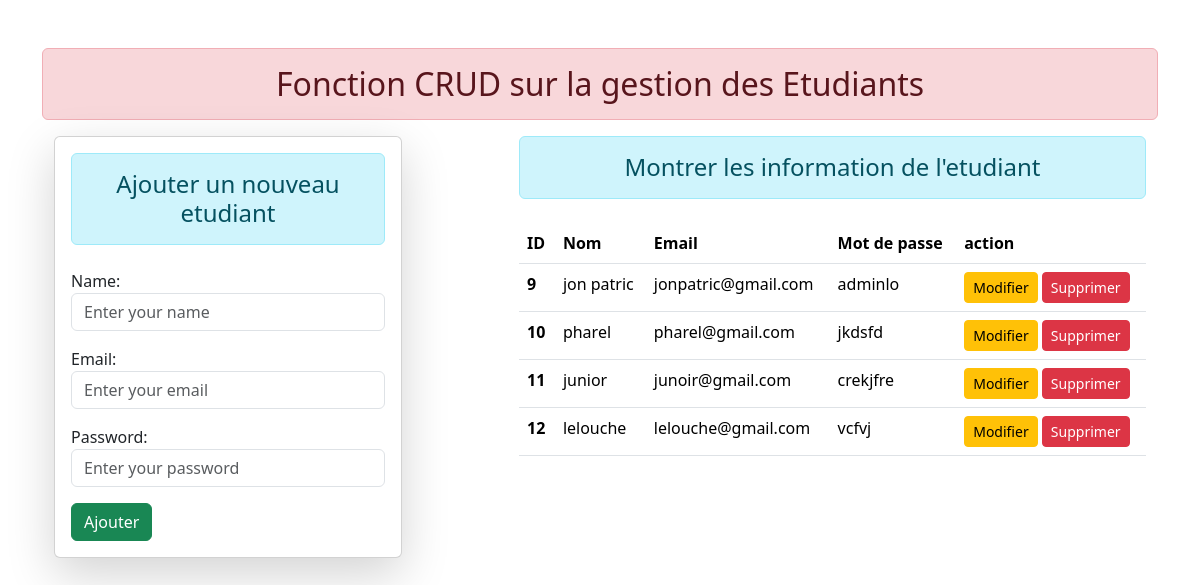
Screenshot of /inscription with the database file from the repository.
### etudiant/models.py (models this page shows)
class User(models.Model):
    name = models.CharField(max_length=100)
    email = models.EmailField(max_length=100, unique=True)
    password = models.CharField(max_length=100)

### etudiant/views.py (the view)
# urls.py: path('inscription', views.add_show, name='add_show'),
def add_show(request):
    if request.method == 'POST':
        fm = StudentRegistration(request.POST)
        if fm.is_valid():
            nm = fm.cleaned_data['name']
            em = fm.cleaned_data['email']
            pw = fm.cleaned_data['password']
            reg = User(name = nm, email = em, password = pw)
            reg.save()
            fm = StudentRegistration()
    else:
        fm = StudentRegistration()
    stud = User.objects.all()
    return render(request, 'etudiant/addandshow.html',{'form':fm, 'stu': stud})

### etudiant/forms.py
class StudentRegistration(forms.ModelForm):
    class Meta:
        model = User
        fields = ['name', 'email', 'password']
        widgets = {
            'name': forms.TextInput(attrs={'class': 'form-control', 'placeholder': 'Enter your name'}),
            'email': forms.EmailInput(attrs={'class': 'form-control', 'placeholder': 'Enter your email'}),
            'password': forms.PasswordInput(render_value=True, attrs={'class': 'form-control', 'placeholder': 'Enter your password'}),
        }

### etudiant/templates/etudiant/addandshow.html (shortened to what this page needs)
{% extends 'etudiant/base.html' %}
{% block content %}
<div class="container ">
    <div class="row justify-content-center">
        <div class="col-sm-4 col-lg-4">
            <div class="card shadow-lg p-3">
                <h2 class="text-center card-title text-center mb-4 fs-4 alert alert-info"> Ajouter un nouveau etudiant</h2>
                <form action="" method="POST">
                    {{form.as_p}}
                    <button type="submit" class="btn btn-success">Ajouter</button>
               </form>
           </div>
        </div>
        <div class="col-sm-7 offset-sm-1 col-lg-7 offset-lg-1">
            <h2 class="text-center card-title text-center mb-4 fs-4 alert alert-info"> Montrer les information de l'etudiant</h2>
            {% if stu %}
            <table class="table table-hover">
                <thead>
                  <tr>
                    <th scope="col">ID</th>
                    <th scope="col">Nom</th>
                    <th scope="col">Email</th>
                    <th scope="col">Mot de passe</th>
                    <th scope="col">action</th>
                  </tr>
                </thead>
                <tbody>
                {% for st in stu %}
                  <tr>
                    <th scope="row">{{st.id}}</th>
                    <td>{{st.name}}</td>
                    <td>{{st.email}}</td>
                    <td>{{st.password}}</td>
                    <td>
                        <a href="{% url 'updatedata' st.id %}" class="btn btn-warning btn-sm">Modifier</a>
                        <form action="{% url 'deletedata' st.id %}" method="POST" class="d-inline">
                            <button class="btn btn-danger btn-sm">Supprimer</button>
                        </form>
                    </td>
                  </tr>
                {% endfor %}
                </tbody>
            </table>
            {% else %}
            <h3 class="text-center alert alert-warning">Aucun etudiant n'est encore ajouté</h3>
            {% endif %}
        </div>
    </div>
</div>
{% endblock content %}

### etudiant/templates/etudiant/base.html (shortened to what this page needs)
<!DOCTYPE html>
{% load static %}
<html lang="en">
<head>
    <link href="https://cdn.jsdelivr.net/npm/bootstrap@5.3.7/dist/css/bootstrap.min.css" rel="stylesheet"
>
</head>
<body>
    <div class="container mt-5">
        <h2 class="text-center alert alert-danger">Fonction CRUD sur la gestion des Etudiants</h2>
        {% block content %}
        {% endblock content %}
    </div>
</body>
</html>

### rows the page displays
User: id "9", name "jon patric", email "jonpatric@gmail.com", password "adminlo"
User: id "10", name "pharel", email "pharel@gmail.com", password "jkdsfd"
User: id "11", name "junior", email "junoir@gmail.com", password "crekjfre"
User: id "12", name "lelouche", email "lelouche@gmail.com", password "vcfvj"
